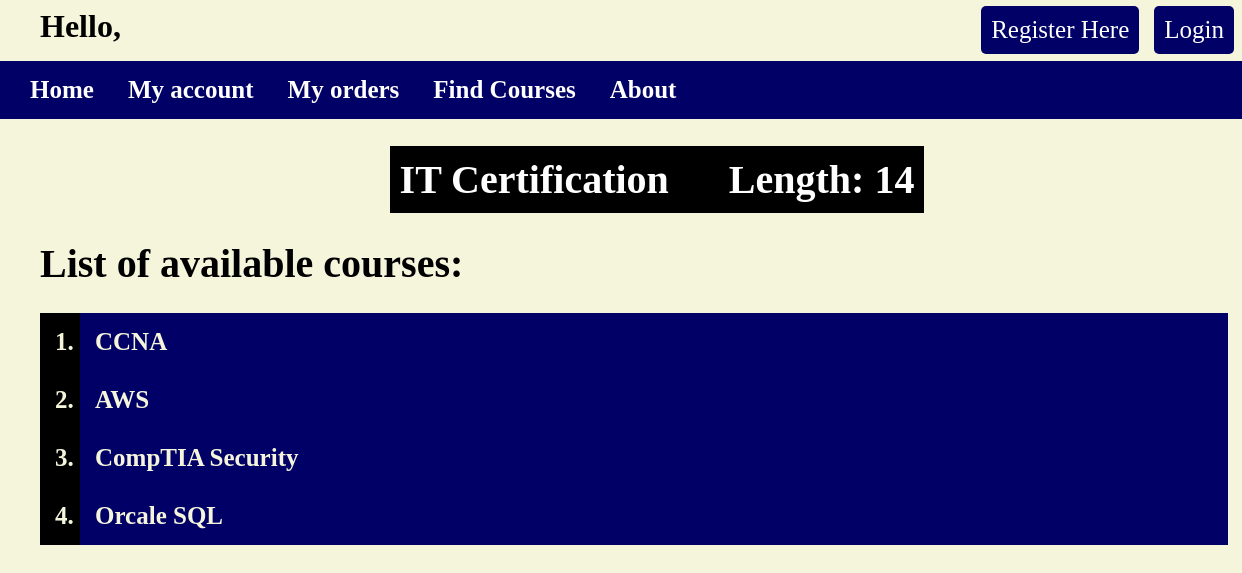
The app's page /myapp/3 with its own data.
### myapp/models.py (models this page shows, shortened)
class Topic(models.Model):
    name = models.CharField(max_length=200)
    length = models.IntegerField(default=12)

class Course(models.Model):
    title = models.CharField(max_length=200)
    topic = models.ForeignKey(Topic, related_name='courses', on_delete=models.CASCADE)
    price = models.DecimalField(max_digits=10, decimal_places=2, validators=[
            MaxValueValidator(500),
            MinValueValidator(50)
        ])
    for_everyone = models.BooleanField(default=True)
    description = models.TextField(blank=True)
    num_reviews = models.PositiveIntegerField(default=0)

### myapp/views.py (the view)
# urls.py: path(r'<int:topic_id>', DetailView.as_view(), name='topic detail'),
class DetailView(View):
    def get(self, request, topic_id):
        topic = get_object_or_404(Topic, id=topic_id)
        course_list = Course.objects.filter(topic=topic)
        return render(request, 'myapp/detail.html', {'course_list': course_list, 'topic': topic})

### myapp/templates/myapp/detail.html (shortened to what this page needs)
{% extends 'myapp/base.html' %}
{% block body_block %}
    <div class="main_body">
    <center>
    <h1 class="sub-head"><b>{{ topic.name }} &emsp; Length: {{ topic.length }} </b></h1></center>
    <h1><b>List of available courses:</b></h1>
    <ol>
    {% for course in course_list %}
        <li class="cstyle">{{ course.title }}</li>
    {% endfor %}
    </ol>
    </div>
{% endblock %}

### myapp/static/myapp/style.css (style rules this page uses)
body { background-color: beige; margin-left: 0px; overflow-x: hidden; }
.main_body { position: relative; left:40px; font-size: 20px; }
.sub-head { background-color: black; color: white; width: max-content; padding: 10px; cursor: pointer; }
* { font-family: calibri; }
.cstyle { font-size: 25px; font-weight: bold; padding: 15px; background-color: #000066; width: 90vw; color: beige; cursor: pointer; }
ol { background-color: black; color: beige; font-size: 25px; font-weight: bold; width:max-content; }

### records on screen
Topic: name "IT Certification", length "14"
Course: title "CCNA"
Course: title "AWS"
Course: title "CompTIA Security"
Course: title "Orcale SQL"
